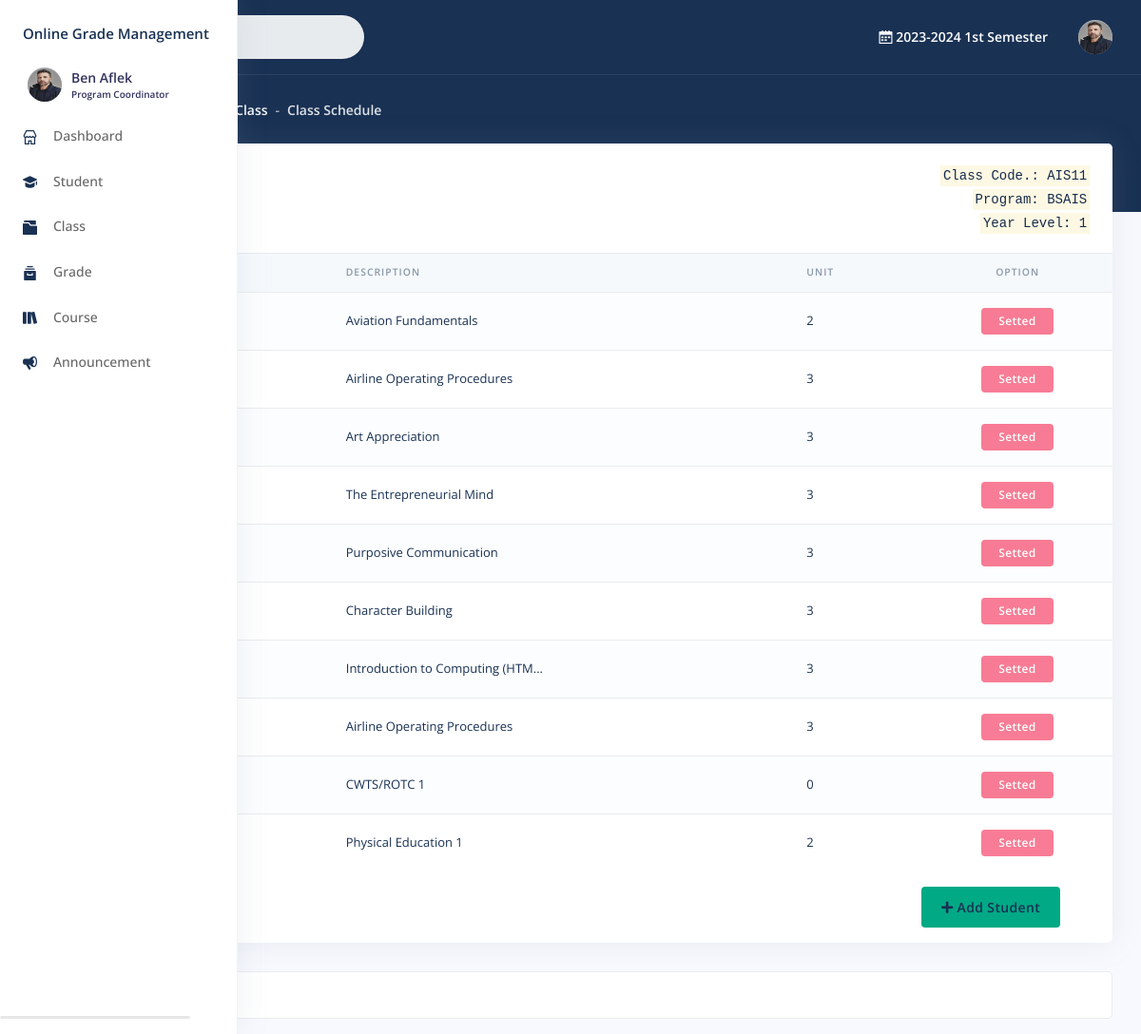
The page /faculty/class_schedule.php?id=5 (signed in) on the database its author committed.
### tables this page shows
CREATE TABLE `staff` (
  `id` int(11) NOT NULL,
  `user_id` int(11) DEFAULT NULL,
  `username` text NOT NULL,
  `institute_id` int(11) DEFAULT NULL,
  `position_id` int(11) NOT NULL,
  `created_on` datetime NOT NULL
);

CREATE TABLE `user` (
  `id` int(11) NOT NULL,
  `type` text NOT NULL,
  `username` text NOT NULL,
  `password` text NOT NULL,
  `firstname` text NOT NULL,
  `middlename` text DEFAULT NULL,
  `lastname` text NOT NULL,
  `gender` text DEFAULT NULL,
  `birthdate` date DEFAULT NULL,
  `address` text DEFAULT NULL,
  `phone_no` text DEFAULT NULL,
  `profileImage` text DEFAULT NULL,
  `isPasswordChanged` int(11) NOT NULL,
  `status` int(11) NOT NULL,
  `updated_on` datetime DEFAULT NULL,
  `created_on` datetime NOT NULL
);

CREATE TABLE `period` (
  `id` int(22) NOT NULL,
  `year` text NOT NULL,
  `term` int(11) NOT NULL,
  `status` int(11) NOT NULL,
  `updated_on` datetime DEFAULT NULL,
  `created_on` datetime NOT NULL
);

CREATE TABLE `class` (
  `id` int(20) NOT NULL,
  `class_code` text NOT NULL,
  `institute_id` int(20) DEFAULT NULL,
  `program_id` int(20) NOT NULL,
  `level` int(11) NOT NULL,
  `period_id` int(11) NOT NULL,
  `slot` int(22) DEFAULT NULL,
  `isSet` int(11) NOT NULL,
  `updated_on` datetime DEFAULT NULL,
  `created_on` datetime NOT NULL
);

CREATE TABLE `program` (
  `id` int(20) NOT NULL,
  `name` text NOT NULL,
  `description` text NOT NULL,
  `institute_id` int(20) NOT NULL,
  `updated_on` datetime NOT NULL,
  `created_on` datetime NOT NULL
);

CREATE TABLE `course` (
  `id` int(20) NOT NULL,
  `subject_code` text NOT NULL,
  `description` text NOT NULL,
  `program_id` int(22) NOT NULL,
  `level` int(22) NOT NULL,
  `term` int(22) NOT NULL,
  `lab_unit` int(11) NOT NULL,
  `lec_unit` int(11) NOT NULL,
  `unit` text NOT NULL,
  `hours` int(11) NOT NULL,
  `prerequisite` int(11) NOT NULL,
  `updated_on` datetime DEFAULT NULL,
  `created_on` datetime NOT NULL
);

### faculty/class_schedule.php (the view, shortened to what the rows shown need)
<?php
	include("include/session.php");
	include("../include/function.php");
	$content_right=''; $count_subject=0; $count_setted=0;
	$class=getrecord('class',['id'],[$_SESSION['class']]);
 ?>
	<?php include("include/header.php"); ?>
	</head>
	<?php include("include/sidebar.php"); ?>
	<div class="main-content" id="panel">
		<?php
			include("include/topnav.php");
		?>
			<div class="container-fluid mt--6">
				  <div class="row">
					<div class="col">
					<div class="card">
					<div class="card-header border-0">
					  <div class="row">
						<div class="col-6 text-right">
							<code class="text-default"><mark class="text-default">Class Code.: <?php echo ''.$class['class_code'];?></mark></code><br>
							<code class="text-default"><mark class="text-default">Program: <?php
							$get_program=getrecord('program',['id'],[$class['program_id']]);
							echo ''.$get_program['name'];?></mark></code><br>
							<code class="text-default"><mark class="text-default">Year Level: <?php echo ''.$class['level'];?></mark></code>
						</div>
					  </div>
					</div>
					<div class="table-responsive">
              			<table class="table align-items-center table-flush table-striped" >
                			<thead class="thead-light">
						  <tr>
							<th>Course Code</th>
							<th>Description</th>
							<th>Unit</th>
							<th class="text-center">Option</th>
						  </tr>
						</thead>
						<tbody>
							<?php
								try{
								$period = getrecord('period', ['id'], [$class['period_id']]);
								$sql = "SELECT *
										FROM `course`
										WHERE `program_id` = :program_id
										AND `level` = :level
										AND `term` = :term
										ORDER BY `subject_code`";
								$stmt = $con->prepare($sql);
								$stmt->bindValue(':program_id', $class['program_id']);
								$stmt->bindValue(':level', $class['level']);
								$stmt->bindValue(':term', $period['term']);
								$stmt->execute();
								while ($row = $stmt->fetch(PDO::FETCH_ASSOC)) {
							?>
						  	<tr>
							<td class="text-primary">
								<b>
							  </b>
							</td>
							<td>
								<span class="text-primary">
									<?php
										if(!empty($row['description']) || $row['description']!=NULL){
											$description = (isset($row['description'] ) && !empty($row['unit'])) ? htmlspecialchars(short_text($row['description']), ENT_QUOTES, 'UTF-8') : '';
											echo $description;
										} else{ echo $row['description']; }
									?>
								</span>
							</td>
							<td>
								<span class="text-primary">
									<?php
										if(!empty($row['unit'])){
											$unit = (isset($row['unit'])) ? htmlspecialchars(short_text($row['unit']), ENT_QUOTES, 'UTF-8') : '';
											$unit =$unit==10?'0':$unit;
											echo $unit;
										} else{ echo $row['unit']; }
									?>
								</span>
							</td>
							<td class="text-center text-primary">
								<?php
									$get_schedule = "SELECT `course_id` FROM `schedule` WHERE `class_id` = :class_id AND `course_id` = :course_id LIMIT 1";
									$get_schedule_stmt = $con->prepare($get_schedule);
									$get_schedule_stmt->bindValue(':class_id', $_SESSION['class']);
									$get_schedule_stmt->bindValue(':course_id', $row['id']);
									$get_schedule_stmt->execute();
									$get_schedule_row = $get_schedule_stmt->fetch(PDO::FETCH_ASSOC);
									if (empty($get_schedule_row['course_id'])) {
									?>
									<a class="btn bg-green text-primary font-weigt-bolder btn-sm w-50" data-id="<?php echo $row['id'] ?>" style="color: black;" type="button" data-toggle="modal" data-target="#modal-edit-form<?php echo $row['id']; ?>">
										<svg  xmlns="http://www.w3.org/2000/svg" height="1em" viewBox="0 0 512 512"><path d="M0 416c0 17.7 14.3 32 32 32l54.7 0c12.3 28.3 40.5 48 73.3 48s61-19.7 73.3-48L480 448c17.7 0 32-14.3 32-32s-14.3-32-32-32l-246.7 0c-12.3-28.3-40.5-48-73.3-48s-61 19.7-73.3 48L32 384c-17.7 0-32 14.3-32 32zm128 0a32 32 0 1 1 64 0 32 32 0 1 1 -64 0zM320 256a32 32 0 1 1 64 0 32 32 0 1 1 -64 0zm32-80c-32.8 0-61 19.7-73.3 48L32 224c-17.7 0-32 14.3-32 32s14.3 32 32 32l246.7 0c12.3 28.3 40.5 48 73.3 48s61-19.7 73.3-48l54.7 0c17.7 0 32-14.3 32-32s-14.3-32-32-32l-54.7 0c-12.3-28.3-40.5-48-73.3-48zM192 128a32 32 0 1 1 0-64 32 32 0 1 1 0 64zm73.3-64C253 35.7 224.8 16 192 16s-61 19.7-73.3 48L32 64C14.3 64 0 78.3 0 96s14.3 32 32 32l86.7 0c12.3 28.3 40.5 48 73.3 48s61-19.7 73.3-48L480 128c17.7 0 32-14.3 32-32s-14.3-32-32-32L265.3 64z"/></svg>
										Set
									</a>
								<?php
									} else{ $count_setted+=1;
										echo "<button class='btn text-white bg-red btn-sm w-50 ' disabled> Setted</button>";
									}
								?>
							</td>
						  </tr>
						  <?php
									}
								}catch(Exception $e){
									$_SESSION['error']='Something went wrong in accessing scholarship program data.';
								}
							?>
						</tbody>
					  </table>
					</div>
				</div>
			</div>
		</div>
        </div>
      </div>
</body>
</html>

### faculty/include/sidebar.php (shortened to what the rows shown need)
<body>
  <?php
    include '../include/conn.php';
    include("include/session.php");
  ?>
  <nav class="sidenav navbar navbar-vertical fixed-left navbar-expand-xs navbar-light bg-white text-white" id="sidenav-main">
    <div class="scrollbar-inner">
      <div class="sidenav-header d-flex align-items-center">
          <div class="navbar-brand sidebar-user text-left">
            <a href="profile.php">
            <span class="avatar avatar-sm rounded-circle" >
              <?php $userphoto = $user['profileImage'];
                if ($userphoto == "") :
              ?>
              <img src="img/profile.png" alt="Image placeholder">
              <?php else : ?>
                <img alt="Image placeholder" src="img/<?php echo htmlentities($userphoto); ?>" style="width:40px;height:35px;border-radius:50%;">
              <?php endif; ?>
            </span>
            <span>
              <h5 class=" m-0 text-sm  font-weight-bold">
                <?php echo  htmlentities($user['firstname'].' '.$user['lastname']);  ?>
              </h5>
              <h6 class="text-overflow m-0" data-toggle="tooltip" data-placement="left" title="User">
                <?php
                if($user['position_id']=='2'){
                  $position="Program Coordinator";
                }else if($user['position_id']=='3'){
                  $position="Teacher";
                }
                echo htmlentities($position);  ?>
              </h6>
            </span>
            </a>
          </div>
      </div>
      <br>
    </div>
  </nav>

### faculty/include/topnav.php (shortened to what the rows shown need)
<?php
  include '../include/conn.php';
	include("include/session.php");
?>
  <nav class="navbar navbar-top navbar-expand navbar-dark bg-primary border-bottom">
    <div class="container-fluid">
      <div class="collapse navbar-collapse" id="navbarSupportedContent">
        <ul class="navbar-nav align-items-center ml-md-auto">
          <li class="nav-item dropdown">
            <p class="nav-link mb-0 text-sm  font-weight-bold text-white" href="#">
              <i class="ni ni-calendar-grid-58"></i>
              <?php
                try {
                    $query = "SELECT * FROM `period` WHERE `status` = '1' LIMIT 1";
                    $stmt = $con->prepare($query);
                    $stmt->execute();
                    $result = $stmt->fetch(PDO::FETCH_ASSOC);
                    if ($result) {
                        echo $result['year'] . " ";
                        if ($result['term'] == '1') echo "1st Semester";
                        else if ($result['term'] == '2') echo "2nd Semester";
                        else if ($result['term'] == '3') echo "Summer";
                        else echo "Unknown Term";
                    } else  echo "No active period found.";
                } catch (PDOException $e) {  echo "Error: " . $e->getMessage(); }
              ?>
            </p>
          </li>
        </ul>
        <ul class="navbar-nav align-items-center ml-auto ml-md-0">
          <li class="nav-item dropdown">
            <a class="nav-link pr-0" href="#" role="button" data-toggle="dropdown" aria-haspopup="true" aria-expanded="false">
              <div class="media align-items-center">
                  <span class="avatar avatar-sm rounded-circle">
                    <?php $userphoto = $user['profileImage'];
                    if ($userphoto == "") :
                    ?>
                      <img src="img/profile.png" alt="Image placeholder">
                    <?php else : ?>
                      <img alt="Image placeholder" src="img/<?php echo htmlentities($userphoto); ?>" style="width:40px;height:35px;border-radius:50%;">
                    <?php endif; ?>
                  </span>
              </div>
            </a>
          </li>
        </ul>
      </div>
    </div>
  </nav>

### rows shown on the page
staff: user.profileImage (picture), user.firstname+lastname "Ben Aflek", position "Program Coordinator"
period: year "2023-2024"
class: class_code "AIS11", level "1"
program: name "BSAIS"
course: description "Aviation Fundamentals", unit "2"
course: description "Airline Operating Procedures", unit "3"
course: description "Art Appreciation", unit "3"
course: description "The Entrepreneurial Mind", unit "3"
course: description "Purposive Communication", unit "3"
course: description "Character Building", unit "3"
course: description "Introduction to Computing (HTM...", unit "3"
course: description "Airline Operating Procedures", unit "3"
course: description "CWTS/ROTC 1", unit "0"
course: description "Physical Education 1", unit "2"

### other values the page prints
$parentpage "Class"
$currentpage "Class Schedule"
